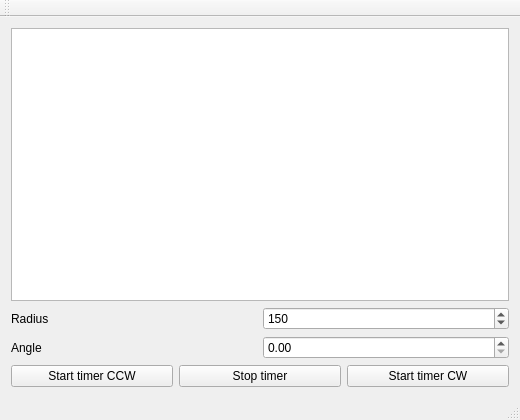
<?xml version="1.0" encoding="UTF-8"?>
<ui version="4.0">
 <class>MainWindow</class>
 <widget class="QMainWindow" name="MainWindow">
  <property name="geometry">
   <rect>
    <x>0</x>
    <y>0</y>
    <width>520</width>
    <height>420</height>
   </rect>
  </property>
  <property name="windowTitle">
   <string>MainWindow</string>
  </property>
  <widget class="QWidget" name="centralWidget">
   <layout class="QVBoxLayout" name="verticalLayout">
    <item>
     <widget class="QGraphicsView" name="graphicsView"/>
    </item>
    <item>
     <layout class="QHBoxLayout" name="horizontalLayout_2">
      <item>
       <widget class="QLabel" name="label_radius">
        <property name="text">
         <string>Radius</string>
        </property>
       </widget>
      </item>
      <item>
       <widget class="QSpinBox" name="spinBox">
        <property name="minimum">
         <number>50</number>
        </property>
        <property name="maximum">
         <number>250</number>
        </property>
        <property name="singleStep">
         <number>10</number>
        </property>
        <property name="value">
         <number>150</number>
        </property>
       </widget>
      </item>
     </layout>
    </item>
    <item>
     <layout class="QHBoxLayout" name="horizontalLayout">
      <item>
       <widget class="QLabel" name="label">
        <property name="text">
         <string>Angle</string>
        </property>
       </widget>
      </item>
      <item>
       <widget class="QDoubleSpinBox" name="doubleSpinBox">
        <property name="maximum">
         <double>360.000000000000000</double>
        </property>
        <property name="singleStep">
         <double>10.000000000000000</double>
        </property>
       </widget>
      </item>
     </layout>
    </item>
    <item>
     <layout class="QHBoxLayout" name="horizontalLayout_3">
      <item>
       <widget class="QPushButton" name="pushButton_Start_CCW">
        <property name="statusTip">
         <string>Start timer Counter Clock Wise</string>
        </property>
        <property name="text">
         <string>Start timer CCW</string>
        </property>
       </widget>
      </item>
      <item>
       <widget class="QPushButton" name="pushButton_Stop">
        <property name="text">
         <string>Stop timer</string>
        </property>
       </widget>
      </item>
      <item>
       <widget class="QPushButton" name="pushButton_Start_CW">
        <property name="statusTip">
         <string>Start timer Clock Wise</string>
        </property>
        <property name="text">
         <string>Start timer CW</string>
        </property>
       </widget>
      </item>
     </layout>
    </item>
   </layout>
  </widget>
  <widget class="QMenuBar" name="menuBar">
   <property name="geometry">
    <rect>
     <x>0</x>
     <y>0</y>
     <width>520</width>
     <height>21</height>
    </rect>
   </property>
  </widget>
  <widget class="QToolBar" name="mainToolBar">
   <attribute name="toolBarArea">
    <enum>TopToolBarArea</enum>
   </attribute>
   <attribute name="toolBarBreak">
    <bool>false</bool>
   </attribute>
  </widget>
  <widget class="QStatusBar" name="statusBar"/>
 </widget>
 <layoutdefault spacing="6" margin="11"/>
 <resources/>
 <connections/>
</ui>
